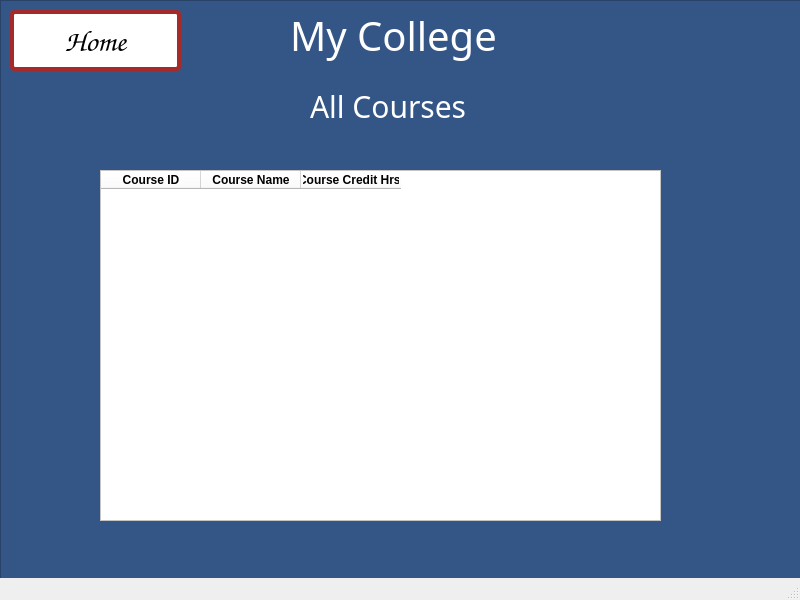
<?xml version="1.0" encoding="UTF-8"?>
<ui version="4.0">
 <class>MainWindow</class>
 <widget class="QMainWindow" name="MainWindow">
  <property name="geometry">
   <rect>
    <x>0</x>
    <y>0</y>
    <width>800</width>
    <height>600</height>
   </rect>
  </property>
  <property name="windowTitle">
   <string>MainWindow</string>
  </property>
  <widget class="QWidget" name="centralwidget">
   <widget class="QWidget" name="gridLayoutWidget">
    <property name="geometry">
     <rect>
      <x>0</x>
      <y>0</y>
      <width>801</width>
      <height>601</height>
     </rect>
    </property>
    <layout class="QGridLayout" name="gridLayout">
     <item row="0" column="0">
      <widget class="QFrame" name="frame">
       <property name="autoFillBackground">
        <bool>false</bool>
       </property>
       <property name="styleSheet">
        <string notr="true"> background-color: #345687;</string>
       </property>
       <property name="frameShape">
        <enum>QFrame::StyledPanel</enum>
       </property>
       <property name="frameShadow">
        <enum>QFrame::Raised</enum>
       </property>
       <widget class="QLabel" name="label_4">
        <property name="geometry">
         <rect>
          <x>290</x>
          <y>10</y>
          <width>211</width>
          <height>51</height>
         </rect>
        </property>
        <property name="font">
         <font>
          <family>Papyrus</family>
          <pointsize>-1</pointsize>
         </font>
        </property>
        <property name="styleSheet">
         <string notr="true">font-size: 40px;
color: white;</string>
        </property>
        <property name="text">
         <string>My College</string>
        </property>
       </widget>
       <widget class="QLabel" name="label_5">
        <property name="geometry">
         <rect>
          <x>310</x>
          <y>80</y>
          <width>181</width>
          <height>51</height>
         </rect>
        </property>
        <property name="font">
         <font>
          <family>Papyrus</family>
          <pointsize>-1</pointsize>
         </font>
        </property>
        <property name="styleSheet">
         <string notr="true">font-size: 30px;
color: white;</string>
        </property>
        <property name="text">
         <string>All Courses</string>
        </property>
       </widget>
       <widget class="QPushButton" name="courseViewAllCoursesHomeButton">
        <property name="geometry">
         <rect>
          <x>10</x>
          <y>10</y>
          <width>171</width>
          <height>61</height>
         </rect>
        </property>
        <property name="font">
         <font>
          <family>Comic Sans MS</family>
          <pointsize>-1</pointsize>
          <underline>false</underline>
          <strikeout>false</strikeout>
         </font>
        </property>
        <property name="styleSheet">
         <string notr="true">background-color: white;
display: inline-block;
      padding: 10px 20px;
      font-size: 30px;
      text-align: center;
      text-decoration: none;
      cursor: pointer;
      border-radius: 5px;
      transition: background-color 0.3s ease;
 border: 4px solid brown;</string>
        </property>
        <property name="text">
         <string>Home</string>
        </property>
       </widget>
       <widget class="QTableWidget" name="showCoursesTable">
        <property name="geometry">
         <rect>
          <x>100</x>
          <y>170</y>
          <width>561</width>
          <height>351</height>
         </rect>
        </property>
        <property name="styleSheet">
         <string notr="true">background-color:white;</string>
        </property>
        <column>
         <property name="text">
          <string>Course ID</string>
         </property>
         <property name="font">
          <font>
           <weight>75</weight>
           <bold>true</bold>
          </font>
         </property>
        </column>
        <column>
         <property name="text">
          <string>Course Name</string>
         </property>
         <property name="font">
          <font>
           <weight>75</weight>
           <bold>true</bold>
          </font>
         </property>
        </column>
        <column>
         <property name="text">
          <string>Course Credit Hrs.</string>
         </property>
         <property name="font">
          <font>
           <weight>75</weight>
           <bold>true</bold>
          </font>
         </property>
        </column>
       </widget>
      </widget>
     </item>
    </layout>
   </widget>
  </widget>
  <widget class="QStatusBar" name="statusbar"/>
 </widget>
 <resources/>
 <connections/>
</ui>
